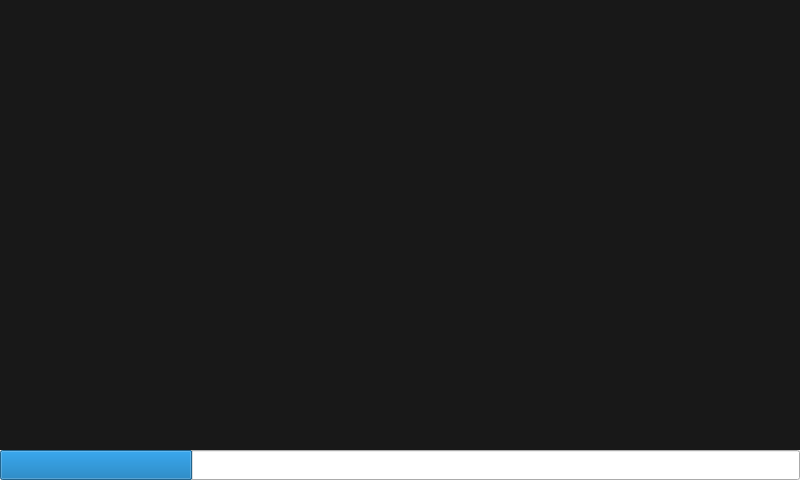
<?xml version="1.0" encoding="UTF-8"?>
<ui version="4.0">
 <class>LoadingScreen</class>
 <widget class="QDialog" name="LoadingScreen">
  <property name="geometry">
   <rect>
    <x>0</x>
    <y>0</y>
    <width>800</width>
    <height>480</height>
   </rect>
  </property>
  <property name="minimumSize">
   <size>
    <width>800</width>
    <height>480</height>
   </size>
  </property>
  <property name="maximumSize">
   <size>
    <width>800</width>
    <height>480</height>
   </size>
  </property>
  <property name="font">
   <font>
    <family>Comfortaa</family>
    <hintingpreference>PreferNoHinting</hintingpreference>
   </font>
  </property>
  <property name="windowTitle">
   <string>Loading wikiLYNX</string>
  </property>
  <property name="windowIcon">
   <iconset resource="../assets/assets.qrc">
    <normaloff>:/base/images/wikiLYNX_logo.svg</normaloff>:/base/images/wikiLYNX_logo.svg</iconset>
  </property>
  <layout class="QVBoxLayout" name="verticalLayout">
   <property name="spacing">
    <number>0</number>
   </property>
   <property name="leftMargin">
    <number>0</number>
   </property>
   <property name="topMargin">
    <number>0</number>
   </property>
   <property name="rightMargin">
    <number>0</number>
   </property>
   <property name="bottomMargin">
    <number>0</number>
   </property>
   <item>
    <widget class="QTextBrowser" name="welcomeBanner">
     <property name="sizePolicy">
      <sizepolicy hsizetype="Expanding" vsizetype="Expanding">
       <horstretch>0</horstretch>
       <verstretch>0</verstretch>
      </sizepolicy>
     </property>
     <property name="minimumSize">
      <size>
       <width>800</width>
       <height>450</height>
      </size>
     </property>
     <property name="maximumSize">
      <size>
       <width>16777215</width>
       <height>450</height>
      </size>
     </property>
     <property name="inputMethodHints">
      <set>Qt::InputMethodHint::ImhNone</set>
     </property>
     <property name="frameShape">
      <enum>QFrame::Shape::NoFrame</enum>
     </property>
     <property name="frameShadow">
      <enum>QFrame::Shadow::Plain</enum>
     </property>
     <property name="lineWidth">
      <number>0</number>
     </property>
     <property name="verticalScrollBarPolicy">
      <enum>Qt::ScrollBarPolicy::ScrollBarAlwaysOff</enum>
     </property>
     <property name="horizontalScrollBarPolicy">
      <enum>Qt::ScrollBarPolicy::ScrollBarAlwaysOff</enum>
     </property>
     <property name="sizeAdjustPolicy">
      <enum>QAbstractScrollArea::SizeAdjustPolicy::AdjustToContents</enum>
     </property>
     <property name="html">
      <string>&lt;!DOCTYPE HTML PUBLIC &quot;-//W3C//DTD HTML 4.0//EN&quot; &quot;http://www.w3.org/TR/REC-html40/strict.dtd&quot;&gt;
&lt;html&gt;&lt;head&gt;&lt;meta name=&quot;qrichtext&quot; content=&quot;1&quot; /&gt;&lt;meta charset=&quot;utf-8&quot; /&gt;&lt;style type=&quot;text/css&quot;&gt;
p, li { white-space: pre-wrap; }
hr { height: 1px; border-width: 0; }
li.unchecked::marker { content: &quot;\2610&quot;; }
li.checked::marker { content: &quot;\2612&quot;; }
&lt;/style&gt;&lt;/head&gt;&lt;body style=&quot; font-family:'Comfortaa'; font-size:10pt; font-weight:400; font-style:normal;&quot; bgcolor=&quot;#181818&quot;&gt;
&lt;p style=&quot; margin-top:0px; margin-bottom:0px; margin-left:0px; margin-right:0px; -qt-block-indent:0; text-indent:0px;&quot;&gt;&lt;img src=&quot;:/base/images/WelcomeBanner.svg&quot; width=&quot;800&quot; height=&quot;440&quot; /&gt;&lt;/p&gt;&lt;/body&gt;&lt;/html&gt;</string>
     </property>
     <property name="cursorWidth">
      <number>0</number>
     </property>
     <property name="textInteractionFlags">
      <set>Qt::TextInteractionFlag::NoTextInteraction</set>
     </property>
     <property name="openLinks">
      <bool>false</bool>
     </property>
    </widget>
   </item>
   <item>
    <widget class="QProgressBar" name="progressBar">
     <property name="sizePolicy">
      <sizepolicy hsizetype="Maximum" vsizetype="Fixed">
       <horstretch>0</horstretch>
       <verstretch>0</verstretch>
      </sizepolicy>
     </property>
     <property name="minimumSize">
      <size>
       <width>800</width>
       <height>30</height>
      </size>
     </property>
     <property name="value">
      <number>24</number>
     </property>
     <property name="textVisible">
      <bool>false</bool>
     </property>
    </widget>
   </item>
  </layout>
 </widget>
 <resources>
  <include location="../assets/assets.qrc"/>
 </resources>
 <connections/>
</ui>
